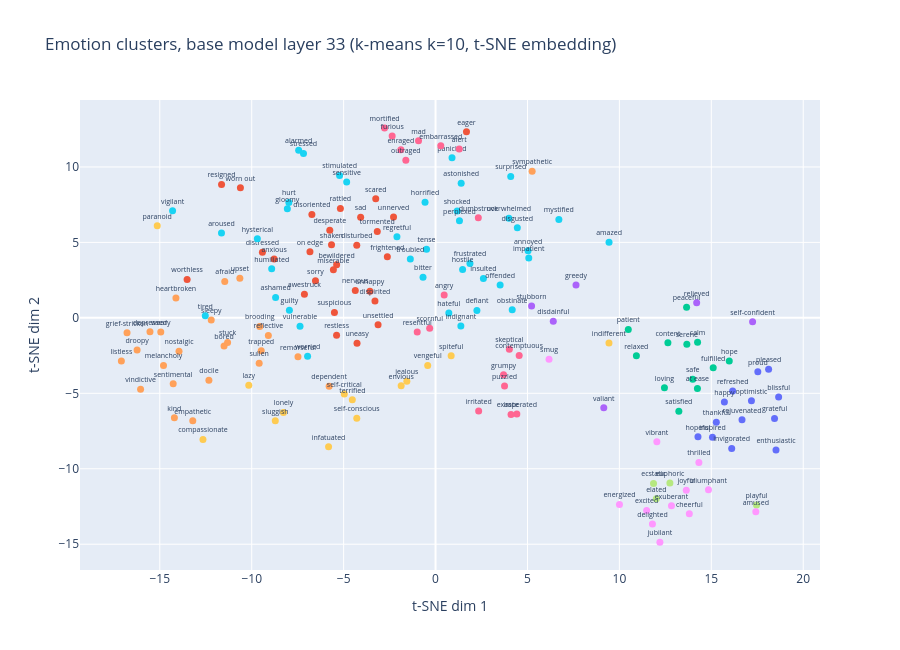

The notebook cell this image was saved under:
### Markdown cell above
## 4. Cluster map (paper Figure 6, embedding substituted)

### Code cell
# this cell clusters base-model emotion vectors and embeds them for display
from sklearn.cluster import KMeans
from sklearn.manifold import TSNE

bundle = np.load(ROOT / "results/emotion_vectors/emotion_means.npz", allow_pickle=True)
emotions = list(map(str, bundle["emotions"]))
layers = list(bundle["layers"])
M = bundle["means"][:, layers.index(33), :].astype(np.float64)
M -= M.mean(axis=0)

km = KMeans(n_clusters=10, n_init=10, random_state=20260722).fit(M)
xy = TSNE(n_components=2, perplexity=20, random_state=20260722).fit_transform(M)

fig = go.Figure()
for c in range(10):
    idx = np.where(km.labels_ == c)[0]
    fig.add_scatter(
        x=xy[idx, 0],
        y=xy[idx, 1],
        mode="markers+text",
        text=[emotions[i] for i in idx],
        textposition="top center",
        textfont=dict(size=7),
        name=f"cluster {c}",
        marker=dict(size=7),
    )
fig.update_layout(
    title="Emotion clusters, base model layer 33 (k-means k=10, t-SNE embedding)",
    xaxis_title="t-SNE dim 1",
    yaxis_title="t-SNE dim 2",
    height=650,
    showlegend=False,
)
fig.show()

for c in range(10):
    members = [emotions[i] for i in np.where(km.labels_ == c)[0]][:8]
    print(f"cluster {c}: {members}")

### Figure 1 — Plotly figure (JSON) as saved in the notebook; plotly's stock layout.template omitted (floating-point values rounded to 4 significant figures)
{"data": [{"marker": {"size": 7}, "mode": "markers+text", "name": "cluster 0", "text": ["blissful", "enthusiastic", "grateful", "happy", "hopeful", "inspired", "invigorated", "optimistic", "pleased", "proud", "refreshed", "rejuvenated", "thankful"], "textfont": {"size": 7}, "textposition": "top center", "type": "scatter", "x": [18.66, 18.52, 18.44, 15.71, 14.27, 15.06, 16.11, 17.18, 18.12, 17.53, 16.16, 16.67, 15.27], "y": [-5.236, -8.76, -6.676, -5.57, -7.88, -7.908, -8.654, -5.501, -3.412, -3.577, -4.848, -6.76, -6.918]}, {"marker": {"size": 7}, "mode": "markers+text", "name": "cluster 1", "text": ["anxious", "awestruck", "bewildered", "desperate", "disoriented", "dispirited", "distressed", "disturbed", "eager", "frightened", "miserable", "nervous", "on edge", "rattled", "resigned", "restless", "sad", "scared", "shaken", "sorry", "suspicious", "tormented", "uneasy", "unhappy", "unnerved", "unsettled", "worn out", "worthless"], "textfont": {"size": 7}, "textposition": "top center", "type": "scatter", "x": [-8.78, -7.133, -5.38, -5.753, -6.727, -3.295, -9.418, -4.286, 1.682, -2.622, -5.558, -4.366, -6.832, -5.176, -11.64, -5.384, -4.075, -3.253, -5.659, -6.532, -5.501, -3.169, -4.271, -3.57, -2.285, -3.127, -10.61, -13.51], "y": [3.896, 1.572, 3.516, 5.811, 6.846, 1.123, 4.349, 4.808, 12.34, 4.057, 3.181, 1.807, 4.385, 7.242, 8.838, -1.148, 6.671, 7.9, 4.848, 2.463, 0.3542, 5.724, -1.689, 1.759, 6.678, -0.4539, 8.621, 2.546]}, {"marker": {"size": 7}, "mode": "markers+text", "name": "cluster 2", "text": ["at ease", "calm", "content", "fulfilled", "hope", "loving", "patient", "peaceful", "relaxed", "safe", "satisfied", "serene"], "textfont": {"size": 7}, "textposition": "top center", "type": "scatter", "x": [14.24, 14.25, 12.64, 15.1, 15.98, 12.45, 10.48, 13.65, 10.92, 13.99, 13.23, 13.67], "y": [-4.686, -1.614, -1.653, -3.305, -2.854, -4.639, -0.765, 0.7097, -2.516, -4.06, -6.186, -1.753]}, {"marker": {"size": 7}, "mode": "markers+text", "name": "cluster 3", "text": ["disdainful", "greedy", "relieved", "self-confident", "stubborn", "valiant"], "textfont": {"size": 7}, "textposition": "top center", "type": "scatter", "x": [6.403, 7.64, 14.2, 17.25, 5.224, 9.151], "y": [-0.2239, 2.176, 1.004, -0.2608, 0.7912, -5.962]}, {"marker": {"size": 7}, "mode": "markers+text", "name": "cluster 4", "text": ["afraid", "bored", "brooding", "dependent", "depressed", "docile", "droopy", "empathetic", "grief-stricken", "heartbroken", "kind", "listless", "melancholy", "nostalgic", "reflective", "remorseful", "sentimental", "sleepy", "stuck", "sullen", "sympathetic", "trapped", "upset", "vindictive", "weary"], "textfont": {"size": 7}, "textposition": "top center", "type": "scatter", "x": [-11.47, -11.5, -9.564, -5.789, -15.53, -12.33, -16.23, -13.21, -16.78, -14.12, -14.21, -17.09, -14.8, -13.95, -9.095, -7.483, -14.27, -12.2, -11.31, -9.594, 5.254, -9.482, -10.65, -16.05, -14.95], "y": [2.413, -1.871, -0.5647, -4.537, -0.9276, -4.128, -2.123, -6.811, -0.9844, 1.322, -6.62, -2.86, -3.163, -2.208, -1.166, -2.572, -4.371, -0.1452, -1.64, -3.006, 9.721, -2.174, 2.617, -4.728, -0.9362]}, {"marker": {"size": 7}, "mode": "markers+text", "name": "cluster 5", "text": ["alarmed", "amazed", "annoyed", "aroused", "ashamed", "astonished", "bitter", "defiant", "disgusted", "frustrated", "gloomy", "guilty", "hateful", "horrified", "hostile", "humiliated", "hurt", "hysterical", "impatient", "indignant", "insulted", "mystified", "obstinate", "offended", "overwhelmed", "panicked", "perplexed", "regretful", "sensitive", "shocked", "stimulated", "stressed", "surprised", "tense", "tired", "troubled", "vigilant", "vulnerable", "worried"], "textfont": {"size": 7}, "textposition": "top center", "type": "scatter", "x": [-7.446, 9.437, 5.032, -11.64, -8.701, 1.394, -0.6818, 2.249, 4.448, 1.872, -8.062, -7.951, 0.7229, -0.5716, 1.471, -8.914, -7.98, -9.693, 5.071, 1.376, 2.603, 6.708, 4.17, 3.513, 3.988, 0.8955, 1.3, -2.1, -4.835, 1.176, -5.22, -7.183, 4.089, -0.4895, -12.53, -1.372, -14.3, -7.372, -6.961], "y": [11.11, 5.008, 4.442, 5.627, 1.345, 8.912, 2.691, 0.4866, 5.977, 3.607, 7.226, 0.5042, 0.3291, 7.657, 3.199, 3.26, 7.64, 5.241, 3.962, -0.533, 2.611, 6.517, 0.5306, 2.169, 6.602, 10.6, 6.437, 5.382, 9.005, 7.078, 9.44, 10.89, 9.365, 4.551, 0.1336, 3.9, 7.09, -0.548, -2.541]}, {"marker": {"size": 7}, "mode": "markers+text", "name": "cluster 6", "text": ["alert", "angry", "contemptuous", "dumbstruck", "embarrassed", "enraged", "exasperated", "furious", "grumpy", "irate", "irritated", "mad", "mortified", "outraged", "puzzled", "resentful", "scornful", "skeptical"], "textfont": {"size": 7}, "textposition": "top center", "type": "scatter", "x": [1.288, 0.469, 4.549, 2.326, 0.2852, -1.886, 4.422, -2.36, 3.699, 4.106, 2.345, -0.9265, -2.774, -1.616, 3.753, -0.9972, -0.32, 4.015], "y": [11.19, 1.518, -2.492, 6.637, 11.41, 11.15, -6.377, 12.05, -3.771, -6.41, -6.165, 11.73, 12.59, 10.44, -4.508, -0.9423, -0.6901, -2.085]}, {"marker": {"size": 7}, "mode": "markers+text", "name": "cluster 7", "text": ["ecstatic", "elated", "euphoric", "playful"], "textfont": {"size": 7}, "textposition": "top center", "type": "scatter", "x": [11.86, 12.01, 12.75, 17.46], "y": [-10.97, -11.98, -10.94, -12.39]}, {"marker": {"size": 7}, "mode": "markers+text", "name": "cluster 8", "text": ["amused", "cheerful", "delighted", "energized", "excited", "exuberant", "joyful", "jubilant", "smug", "thrilled", "triumphant", "vibrant"], "textfont": {"size": 7}, "textposition": "top center", "type": "scatter", "x": [17.42, 13.8, 11.8, 10.0, 11.48, 12.83, 13.64, 12.2, 6.173, 14.32, 14.85, 12.04], "y": [-12.85, -12.98, -13.66, -12.37, -12.77, -12.45, -11.42, -14.86, -2.74, -9.592, -11.39, -8.216]}, {"marker": {"size": 7}, "mode": "markers+text", "name": "cluster 9", "text": ["compassionate", "envious", "indifferent", "infatuated", "jealous", "lazy", "lonely", "paranoid", "self-conscious", "self-critical", "sluggish", "spiteful", "terrified", "vengeful"], "textfont": {"size": 7}, "textposition": "top center", "type": "scatter", "x": [-12.65, -1.87, 9.433, -5.82, -1.561, -10.16, -8.273, -15.14, -4.286, -4.964, -8.717, 0.8483, -4.528, -0.427], "y": [-8.066, -4.494, -1.665, -8.544, -4.208, -4.461, -6.268, 6.101, -6.66, -5.043, -6.815, -2.516, -5.432, -3.156]}], "layout": {"height": 650, "showlegend": false, "title": {"text": "Emotion clusters, base model layer 33 (k-means k=10, t-SNE embedding)"}, "xaxis": {"title": {"text": "t-SNE dim 1"}}, "yaxis": {"title": {"text": "t-SNE dim 2"}}}}
